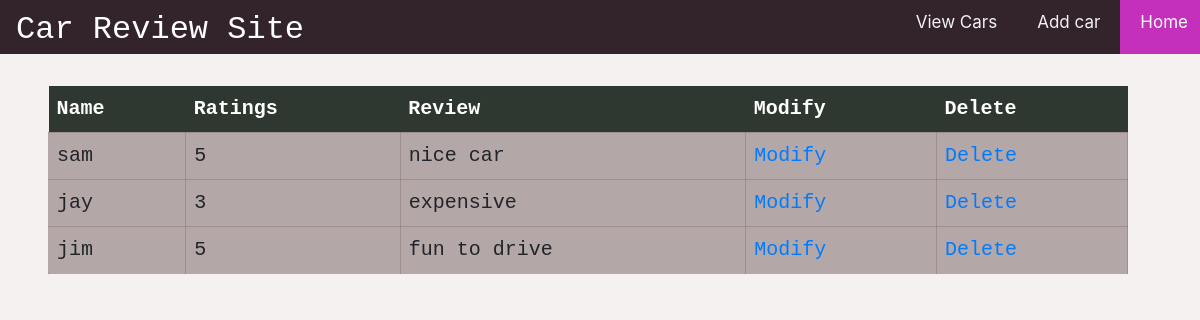
Before: /all_reviews/ with the older database file.
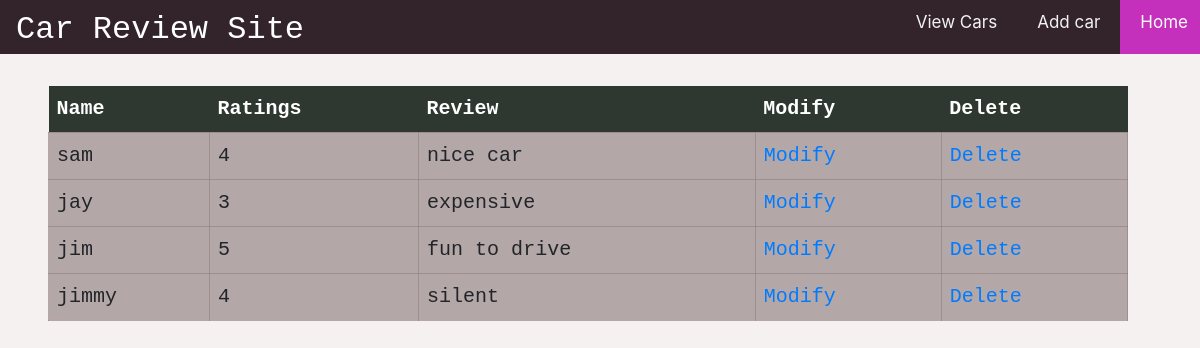
After: the same page with the newer database file.
### main_app/models.py (models this page shows, shortened)
class review(models.Model):
    car_model = models.ForeignKey(car, on_delete = models.CASCADE)
    name = models.CharField(max_length = 20)
    rates = (('1','1'),
            ('2','2'),
            ('3','3'),
            ('4','4'),
            ('5','5'))
    r_id = models.AutoField(primary_key=True)
    rating = models.CharField(max_length = 1, choices=rates, default='1')
    description = models.CharField(max_length = 300)

### main_app/views.py (the view)
# urls.py: path('all_reviews/',views.all_reviews, name='all_reviews'),
def all_reviews(request):
    reviews = review.objects.all()
    return render(request, 'view_reviews.html',{'revs':reviews})

### templates/view_reviews.html (shortened to what this page needs)
{% include 'base.html' %}
{% block content %}
<!DOCTYPE html>
<html lang="en">
<head>
</head>
<body>
<table>
  <tr>
    <th>Name</th>
    <th>Ratings</th>
    <th>Review</th>
    <th>Modify</th>
    <th>Delete</th>
  </tr>
{% for rev in revs %}
  <tr>
    <td>{{rev.name}}</td>
    <td>{{rev.rating}}</td>
    <td>{{rev.description}}</td>
    <td><a href="{% url 'modify' rev.r_id %}">Modify</a></td>
    <td><a href="{% url 'delete' rev.r_id %}">Delete</a></td>
  </tr>
{% endfor %}
</table>
</body>
</html>
{% endblock content %}

Changed rows visible on the page:
changed review "sam": rating "5" → "4"
added review: name "jimmy", rating "4", description "silent"
